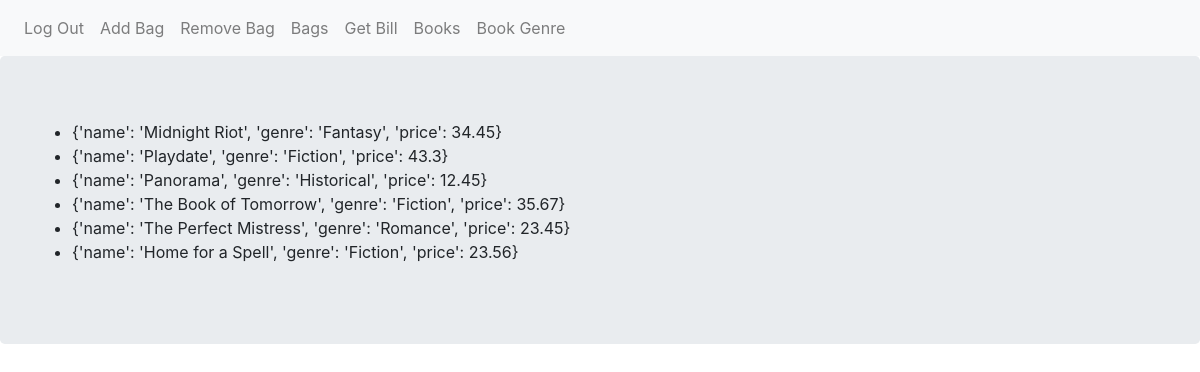
/books (signed in), run on the app's committed database.
### models/book.py (models this page shows, shortened)
class BookModel(db.Model):
    __tablename__='books'
    id = db.Column(db.Integer,primary_key=True)
    name = db.Column(db.String(80))
    genre = db.Column(db.String(80))
    price = db.Column(db.Float(precision=2))
    @classmethod
    def find_all(cls):
        return cls.query.all()
    def json(self):
        return {'name':self.name,
                'genre':self.genre,
                'price':self.price}

### app.py (the view)
@app.route('/books',methods=['GET','POST'])
@login_required
def books():
    data = [book.json() for book in BookModel.find_all()]
    return render_template('book.html',data=data)

### models/user.py (called while the page is built)
@login_manager.user_loader
def load_user(user_id):
    return User.query.get(user_id)

### templates/book.html
{% extends "base.html" %}
{% block content %}
 <div class="jumbotron">
     <ul>
         {% for d in data %}
         <li>{{d}} </li>
         {% endfor %}
     </ul>
 </div>
{% endblock %}

### templates/base.html (shortened to what this page needs)
<!DOCTYPE html>
<html lang="en" dir="ltr">
    <head>
        <link rel="stylesheet" href="https://stackpath.bootstrapcdn.com/bootstrap/4.3.1/css/bootstrap.min.css">
    </head>
    <body>
        <nav class="navbar navbar-expand-lg navbar-light bg-light">
			<div class="navbar-nav">
				{% if current_user.is_authenticated %}
				<a class="nav-item nav-link" href="{{url_for('logout')}}">Log Out</a>
                <a class="nav-item nav-link" href="{{url_for('add_bag')}}">Add Bag</a>
                <a class="nav-item nav-link" href="{{url_for('remove_bag')}}">Remove Bag</a>
                <a class="nav-item nav-link" href="{{url_for('bags')}}">Bags</a>
                <a class="nav-item nav-link" href="{{url_for('bill')}}">Get Bill</a>
                <a class="nav-item nav-link" href="{{url_for('books')}}">Books</a>
                <a class="nav-item nav-link" href="{{url_for('bookGenre')}}">Book Genre</a>
				{% else %}
				<a class="nav-item nav-link" href="{{url_for('login')}}">Log In</a>
				<a class="nav-item nav-link" href="{{url_for('register')}}">Register</a>
				{% endif %}
            </div>
        </nav>
        {% block content %}
        {% endblock %}
    </body>
</html>

### data on the page
BookModel: d "{'name': 'Midnight Riot', 'genre': 'Fantasy', 'price': 34.45}"
BookModel: d "{'name': 'Playdate', 'genre': 'Fiction', 'price': 43.3}"
BookModel: d "{'name': 'Panorama', 'genre': 'Historical', 'price': 12.45}"
BookModel: d "{'name': 'The Book of Tomorrow', 'genre': 'Fiction', 'price': 35.67}"
BookModel: d "{'name': 'The Perfect Mistress', 'genre': 'Romance', 'price': 23.45}"
BookModel: d "{'name': 'Home for a Spell', 'genre': 'Fiction', 'price': 23.56}"
